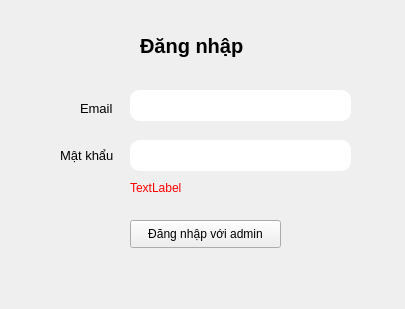
<?xml version="1.0" encoding="UTF-8"?>
<ui version="4.0">
 <class>Login</class>
 <widget class="QWidget" name="Login">
  <property name="geometry">
   <rect>
    <x>0</x>
    <y>0</y>
    <width>405</width>
    <height>309</height>
   </rect>
  </property>
  <property name="windowTitle">
   <string>Ticket Manager</string>
  </property>
  <property name="autoFillBackground">
   <bool>false</bool>
  </property>
  <property name="styleSheet">
   <string notr="true">QLineEdit {
	border-radius: 10px;
	padding: 5px 10px;
	font-size: 12px
}
</string>
  </property>
  <widget class="QLabel" name="label">
   <property name="enabled">
    <bool>true</bool>
   </property>
   <property name="geometry">
    <rect>
     <x>140</x>
     <y>30</y>
     <width>131</width>
     <height>31</height>
    </rect>
   </property>
   <property name="font">
    <font>
     <pointsize>-1</pointsize>
     <weight>75</weight>
     <bold>true</bold>
    </font>
   </property>
   <property name="styleSheet">
    <string notr="true">font-size: 20px;
font-weight: bold</string>
   </property>
   <property name="text">
    <string>Đăng nhập</string>
   </property>
   <property name="center" stdset="0">
    <bool>true</bool>
   </property>
  </widget>
  <widget class="QLabel" name="label_2">
   <property name="geometry">
    <rect>
     <x>80</x>
     <y>100</y>
     <width>41</width>
     <height>16</height>
    </rect>
   </property>
   <property name="font">
    <font>
     <pointsize>10</pointsize>
    </font>
   </property>
   <property name="text">
    <string>Email</string>
   </property>
  </widget>
  <widget class="QLabel" name="label_3">
   <property name="geometry">
    <rect>
     <x>60</x>
     <y>140</y>
     <width>61</width>
     <height>31</height>
    </rect>
   </property>
   <property name="font">
    <font>
     <pointsize>10</pointsize>
    </font>
   </property>
   <property name="text">
    <string>Mật khẩu</string>
   </property>
  </widget>
  <widget class="QLineEdit" name="lineEdit">
   <property name="geometry">
    <rect>
     <x>130</x>
     <y>90</y>
     <width>221</width>
     <height>31</height>
    </rect>
   </property>
  </widget>
  <widget class="QLineEdit" name="lineEdit_2">
   <property name="geometry">
    <rect>
     <x>130</x>
     <y>140</y>
     <width>221</width>
     <height>31</height>
    </rect>
   </property>
   <property name="styleSheet">
    <string notr="true"/>
   </property>
  </widget>
  <widget class="QPushButton" name="pushButton">
   <property name="geometry">
    <rect>
     <x>130</x>
     <y>220</y>
     <width>151</width>
     <height>28</height>
    </rect>
   </property>
   <property name="styleSheet">
    <string notr="true">QPushButton:hover{
	color: green
}

</string>
   </property>
   <property name="text">
    <string>Đăng nhập với admin</string>
   </property>
  </widget>
  <widget class="QLabel" name="label_4">
   <property name="geometry">
    <rect>
     <x>130</x>
     <y>180</y>
     <width>221</width>
     <height>16</height>
    </rect>
   </property>
   <property name="styleSheet">
    <string notr="true">color: red</string>
   </property>
   <property name="text">
    <string>TextLabel</string>
   </property>
  </widget>
 </widget>
 <resources/>
 <connections/>
</ui>
